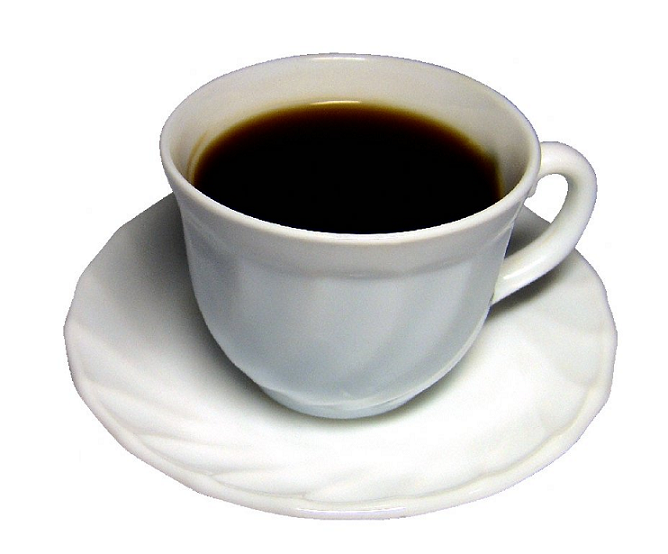
//> input picture cup.bmp, 668 x 554 px
$ ./main   (built with g++ and OpenCV 4)
//> lines starting //> are read from the running program, lines starting //| are printed output that depends on the picture; after the words box and inside, x2 and y2 are one past the last pixel; in counts of white or black regions, pixels touching at a corner belong together
#include <vector>
#include <stdio.h>

#include <opencv2/core.hpp>
//#include <opencv2/opencv.hpp>
#include <opencv2/highgui.hpp>
#include <opencv2/imgproc.hpp>
#include <opencv2/objdetect.hpp>
#include <opencv2/imgcodecs.hpp>

#define DELAY 1
#define ESC_KEY 27

using namespace cv;
using namespace std;
int main(int argc, char *argv[])
{
	// [7 lines of commented-out code are left out]

	{
		Mat image;
		image = imread("cup.bmp", 1);
//> image is the input picture: 554 rows x 668 cols, CV_8UC3; mean B, G, R 203.7, 205.7, 206.1

		if (!image.data)
		{
			printf("No image data \n");
			return 0;
		}
		namedWindow("Display Image", WINDOW_AUTOSIZE);
		imshow("Display Image", image);
		namedWindow("Copy Image", WINDOW_AUTOSIZE);
		Mat copy_ccomp, copy_external, copy_list, copy_tree;
		image.copyTo(copy_ccomp);
		image.copyTo(copy_external);
		image.copyTo(copy_list);
		image.copyTo(copy_tree);
		imshow("Copy Image", copy_ccomp);
		Mat convertedImage;
		//cvtColor(image, convertedImage, CV_RGB2GRAY, 0);
		cvtColor(image, convertedImage, COLOR_RGB2GRAY, 0);
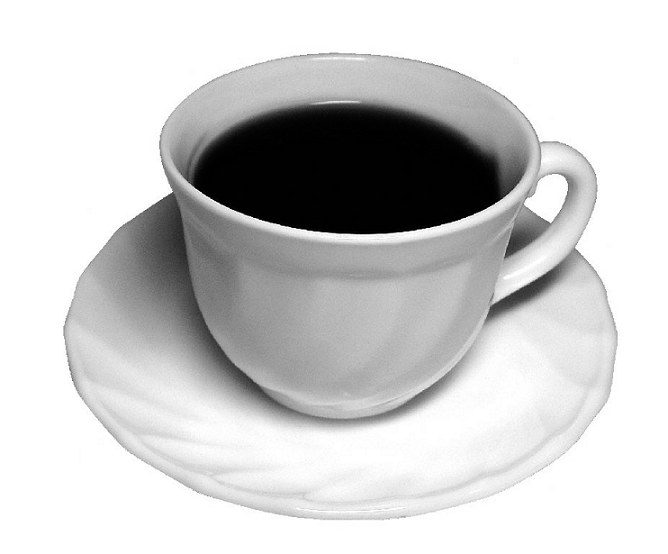
//> convertedImage: 554 rows x 668 cols, CV_8UC1; min 0, max 255, mean 205.2
		namedWindow("Converted to gray scaled Image", WINDOW_AUTOSIZE);
		imshow("Converted to gray scaled Image", convertedImage);
		Mat resizedImage;
		Size size(100, 100);
		resize(image, resizedImage, size, 0, 0, INTER_LINEAR);
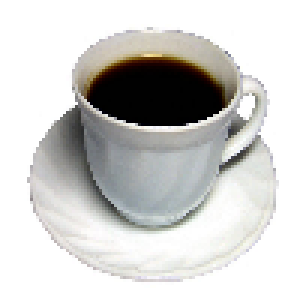
//> resizedImage: 100 rows x 100 cols, CV_8UC3 (shown 3 times larger); mean B, G, R 203.8, 205.8, 206.1
		namedWindow("Resized Image", WINDOW_AUTOSIZE);
		imshow("Resized Image", resizedImage);

		namedWindow("Image ROI [100,100]", WINDOW_AUTOSIZE);
		imshow("Image ROI [100,100]", image(Rect(100, 100, 100, 100)));
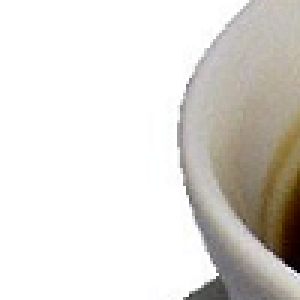
//> window 'Image ROI [100,100]': 100 rows x 100 cols, CV_8UC3 (shown 3 times larger); mean B, G, R 215.3, 219.7, 222.6

		Mat binImage;
		//threshold(convertedImage, binImage, 175, 255, CV_THRESH_BINARY);
		threshold(convertedImage, binImage, 200, 255, THRESH_BINARY);
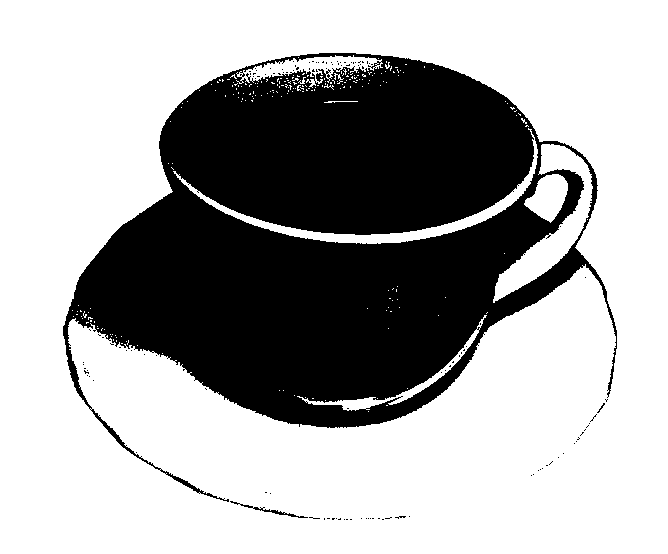
//> binImage: 554 rows x 668 cols, CV_8UC1; 66.3% white; 121 black regions (119 under 20 px)
		namedWindow("Bin image", WINDOW_AUTOSIZE);
		imshow("Bin image", binImage);

		vector<vector<Point>> contours_ccomp, contours_external, contours_list, contours_tree;
		//findContours(binImage, contours, CV_RETR_CCOMP, CV_CHAIN_APPROX_SIMPLE);
		//findContours(binImage, contours, RETR_CCOMP, CHAIN_APPROX_SIMPLE);
		findContours(binImage, contours_ccomp, RETR_CCOMP, CHAIN_APPROX_SIMPLE);
//> contours_ccomp = 422 contours, 408 with area under 20; largest, box (x1, y1, x2, y2) and area: (0, 0, 668, 554) 368851, (62, 52, 618, 429) 137368, (493, 144, 593, 303) 4012, (173, 128, 538, 244) 2878, (236, 55, 383, 88) 1698
		findContours(binImage, contours_external, RETR_EXTERNAL, CHAIN_APPROX_SIMPLE);
//> contours_external = 1 contour; box (x1, y1, x2, y2) and area: (0, 0, 668, 554) 368851
		findContours(binImage, contours_list, RETR_LIST, CHAIN_APPROX_SIMPLE);
//> contours_list has the same summary as contours_ccomp
		findContours(binImage, contours_tree, RETR_TREE, CHAIN_APPROX_SIMPLE);
//> contours_tree has the same summary as contours_ccomp

		Scalar color(0, 255, 0);
		namedWindow("Contour", WINDOW_AUTOSIZE);
		drawContours(copy_ccomp, contours_ccomp, -1, color, 2);
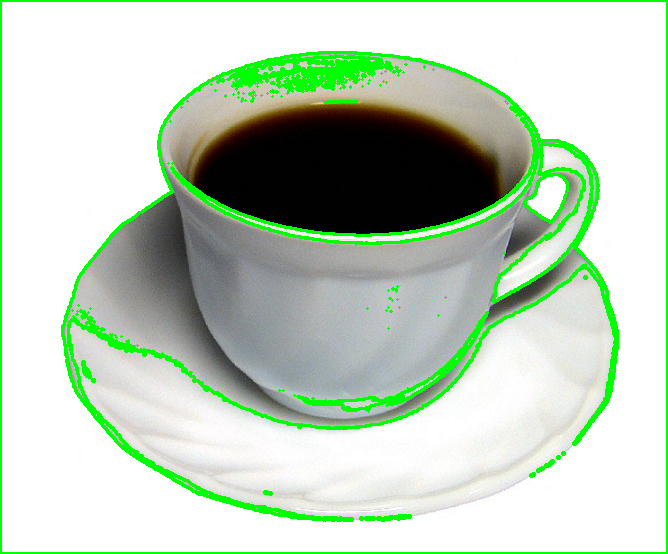
//> copy_ccomp: 554 rows x 668 cols, CV_8UC3; 7.09% of pixels changed, all inside (x1, y1, x2, y2) = (0, 0, 668, 554)
		drawContours(copy_external, contours_external, -1, color, 2);
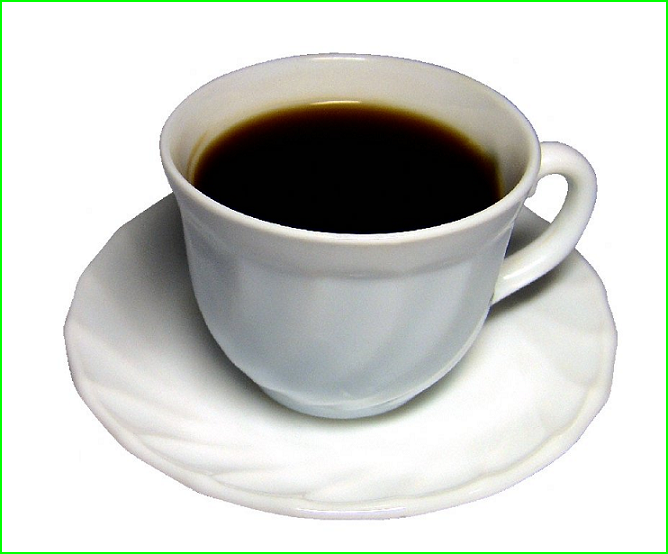
//> copy_external: 554 rows x 668 cols, CV_8UC3; 1.32% of pixels changed, all inside (x1, y1, x2, y2) = (0, 0, 668, 554)
		drawContours(copy_list, contours_list, -1, color, 2);
		drawContours(copy_tree, contours_tree, -1, color, 2);
		imshow("Contour", copy_ccomp);

		imwrite("cup_ccomp.jpg", copy_ccomp);
		imwrite("cup_external.jpg", copy_external);
		imwrite("cup_list.jpg", copy_list);
		imwrite("cup_tree.jpg", copy_tree);

		copy_ccomp.release();
		convertedImage.release();
		resizedImage.release();
		image.release();
		binImage.release();
		waitKey(0);
	}
	//===================

	CascadeClassifier cascade_front, cascade_profile, cascade_eye, cascade_smile;
	//cascade.load("E:\\programming\\openCV\\opencv\\sources\\data\\haarcascades\\haarcascade_smile.xml");
	cascade_front.load("E:\\programming\\openCV\\opencv\\sources\\data\\haarcascades\\haarcascade_frontalface_default.xml");
	cascade_profile.load("E:\\programming\\openCV\\opencv\\sources\\data\\haarcascades\\haarcascade_profileface.xml");
	cascade_eye.load("E:\\programming\\openCV\\opencv\\sources\\data\\haarcascades\\haarcascade_eye.xml");
	cascade_smile.load("E:\\programming\\openCV\\opencv\\sources\\data\\haarcascades\\haarcascade_smile.xml");


	//VideoCapture vCap1, vCap;// = VideoCapture();
	VideoCapture vCap;
	vCap.open(0);
	//vCap.open("dance.mp4");
	VideoWriter vWriter;
	//double fourcc = vCap1.get(CAP_PROP_FOURCC);
	//vCap.release();
	//vCap.open(0);
	vWriter.open("webCamCapture.avi", VideoWriter::fourcc('M', 'J', 'P', 'G'), 30,
		Size(vCap.get(CAP_PROP_FRAME_WIDTH), vCap.get(CAP_PROP_FRAME_HEIGHT)), true);
	/*vWriter.open("webCamCapture.avi", vCap.get(CAP_PROP_FOURCC),vCap.get(CAP_PROP_FPS),
		Size(vCap.get(CAP_PROP_FRAME_WIDTH), vCap.get(CAP_PROP_FRAME_HEIGHT)), true);
	/*vWriter.open("webCamCapture.avi", fourcc, vCap.get(CAP_PROP_FPS),
		Size(vCap.get(CAP_PROP_FRAME_WIDTH), vCap.get(CAP_PROP_FRAME_HEIGHT)), true);
	if (!vWriter.isOpened())
	{
		printf("Could not open the output video for write");
		return 0;
	}*/

	const char* webCamName = "webcam";
	namedWindow(webCamName);
	char key = -1;
	Mat image, gray;
	vector<Rect> objects_front, objects_profile, objects_smile, objects_eye;
	vCap >> image;
	while (image.data && key != ESC_KEY) {
		cvtColor(image, gray, COLOR_BGR2GRAY);
		cascade_front.detectMultiScale(gray, objects_front);
		for (int i = 0; i < objects_front.size(); i++)
		{
			rectangle(image,
				Point(objects_front[i].x, objects_front[i].y),
				Point(objects_front[i].x + objects_front[i].width,
					objects_front[i].y + objects_front[i].height),
				Scalar(255, 0, 0), 2);
		}
		cascade_profile.detectMultiScale(gray, objects_profile);
		for (int i = 0; i < objects_profile.size(); i++)
		{
			rectangle(image,
				Point(objects_profile[i].x, objects_profile[i].y),
				Point(objects_profile[i].x + objects_profile[i].width,
					objects_profile[i].y + objects_profile[i].height),
				Scalar(0, 0, 255), 2);
		}/*
		cascade_smile.detectMultiScale(gray, objects_smile);
		for (int i = 0; i < objects_smile.size(); i++)
		{
			rectangle(image,
				Point(objects_smile[i].x, objects_smile[i].y),
				Point(objects_smile[i].x + objects_smile[i].width,
					objects_smile[i].y + objects_smile[i].height),
				Scalar(0, 255, 0), 2);
		}
		cascade_eye.detectMultiScale(gray, objects_eye);
		for (int i = 0; i < objects_eye.size(); i++)
		{
			rectangle(image,
				Point(objects_eye[i].x, objects_eye[i].y),
				Point(objects_eye[i].x + objects_eye[i].width,
					objects_eye[i].y + objects_eye[i].height),
				Scalar(50, 255, 200), 2);
		}*/
		imshow(webCamName, image);
		vWriter << image;
		key = waitKey(DELAY);
		vCap >> image;
		gray.release();
		objects_front.clear();
	}
	//waitKey(0);
	vCap.release();
	vWriter.release();

	return 0;

}
